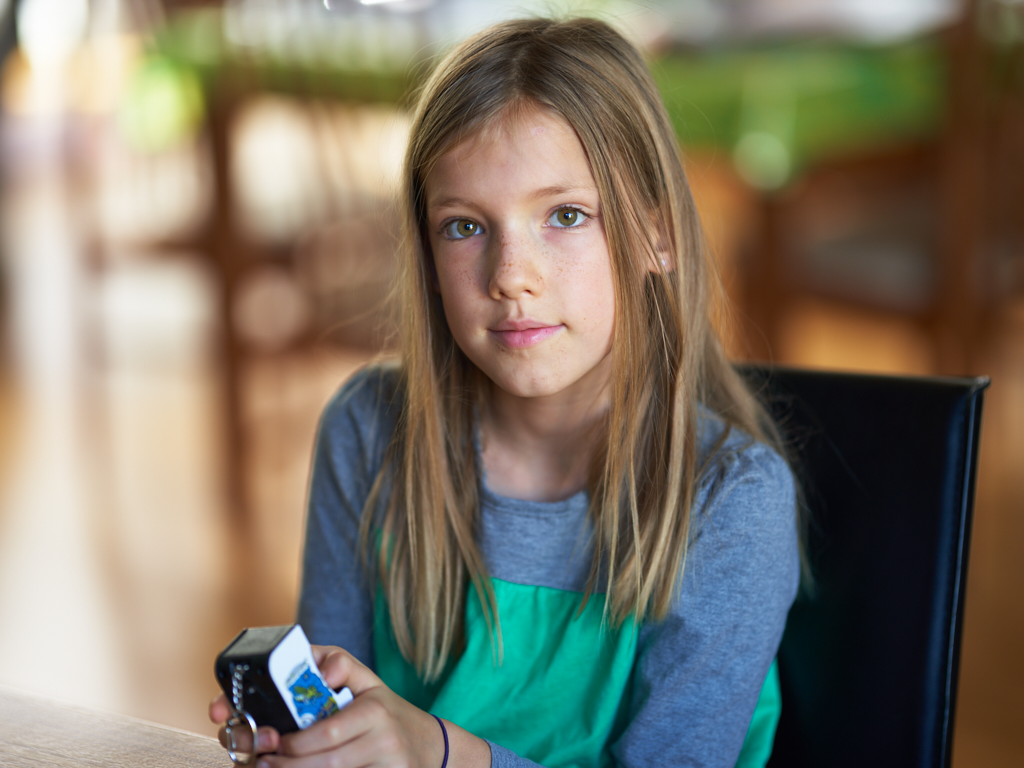
#> input picture ReferImage.png, 1024 x 768 px; the run also reads 1 picture not shown here
$ jupyter execute '3_Compressive Sensing.ipynb'
#> lines starting #> are read from the running program, lines starting #| are printed output that depends on the picture
[cell 1]
#Importing libraries
import numpy as np
import cv2          #Cv2-python used to open the image file

[cell 2]
# Reference/Uncompressed Image 1
Im1 = cv2.imread('ReferImage.png',)
#> Im1 is the input picture: shape (768, 1024, 3); mean B, G, R 102.1, 117.6, 124.1

# Distorted/Processed Image 2
Im2 = cv2.imread('DistoredImage.png',)

[cell 3]
#Importing libraries for compressive sensing

import matplotlib.pyplot as plt
import pywt

[cell 4]
# defined function for Compressive Sensing on Image 1

def CompSens(Im, CompRatio):

    Coeff = pywt.dwt2(Im, 'db2', mode='periodization')
    CoeffSor = np.sort(np.abs(Coeff[0].flatten()))[::-1]
    Index = int(np.floor(CompRatio * len(CoeffSor)))
    thres = CoeffSor[Index]
    Coeff[0][np.abs(Coeff[0]) < thres] = 0
    ImageComp = pywt.idwt2(Coeff, 'db2', mode='periodization')
    return ImageComp

[cell 5]
# Different Compression Ratios are defined
CompressRatios = [0.01, 0.04, 0.2, 0.3, 0.7, 0.8]

# Defined the no of rows, coloumns and size of each figure in plot
fig, axs = plt.subplots(2, len(CompressRatios), figsize=(20, 8))

# This will go for each compression ratio defined above for Image 1 and Image 2
for a, CompressRatio in enumerate(CompressRatios):
    # dECOMPRESS iMAGE1
    compressed_img1 = CompSens(Im1, CompressRatio)
    axs[0, a].imshow(compressed_img1)
    axs[0, a].axis('off')
    axs[0, a].set_title(f'CR = {CompressRatio:.2f}')

    # dECOMPRESS iMAGE2
    compressed_img2 = CompSens(Im2, CompressRatio)
    axs[1, a].imshow(compressed_img2)
    axs[1, a].axis('off')
    axs[1, a].set_title(f'CR = {CompressRatio:.2f}')
#> this loop made 6 passes
#> pass 1, in CompSens, `ImageComp = pywt.idwt2(Coeff, 'db2', mode='periodization')`:
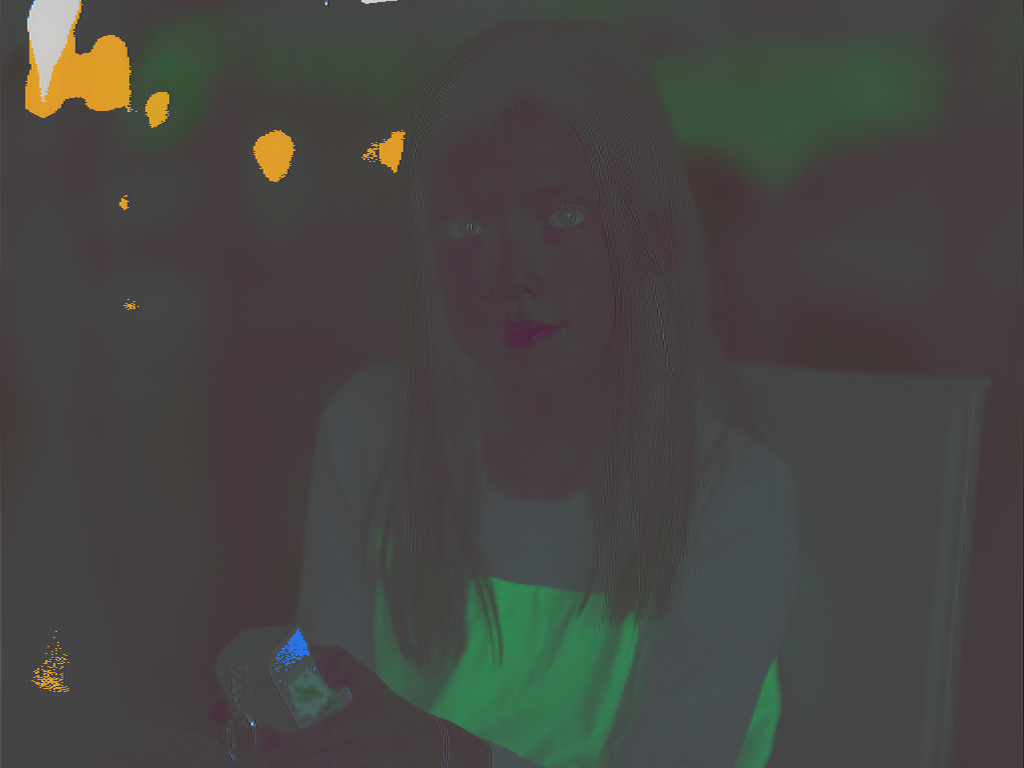
#> ImageComp: shape (768, 1024, 4) float64; mean of channels 0, 1, 2, 3 -4.8, 1, 2, 11.6; drawn with min black and max white
#> pass 2, in CompSens (call 3), `ImageComp = pywt.idwt2(Coeff, 'db2', mode='periodization')`:
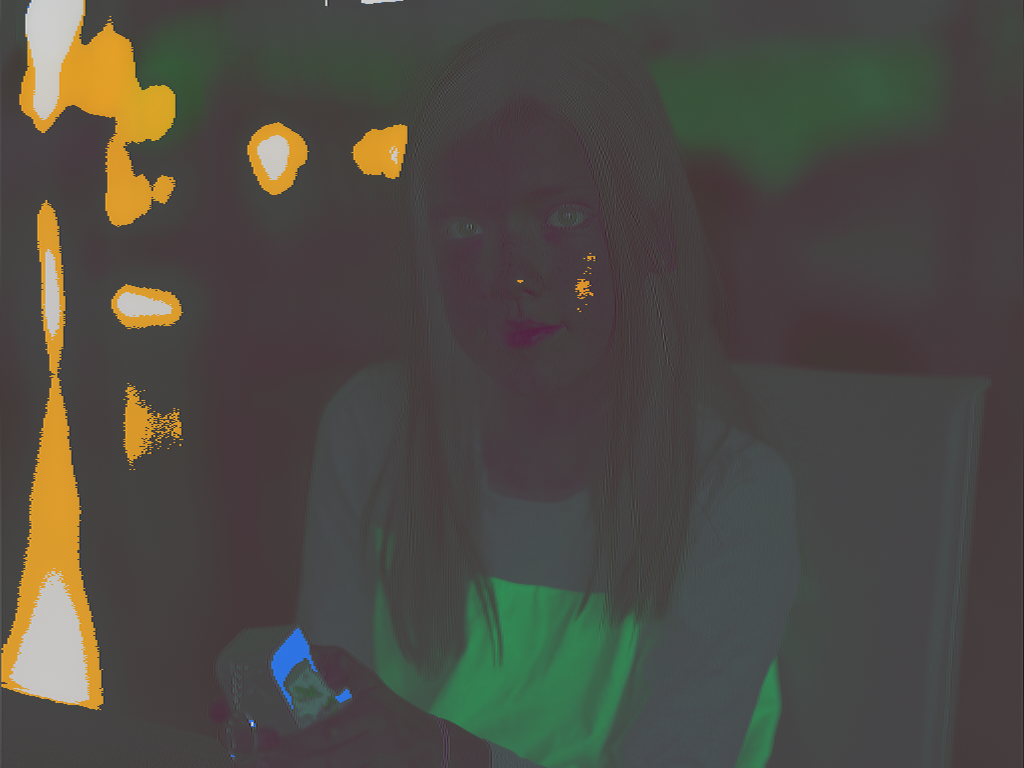
#> ImageComp: shape (768, 1024, 4) float64; mean of channels 0, 1, 2, 3 -2.6, 9.4, 13.9, 17.4; drawn with min black and max white

# defined Plot to show image
plt.tight_layout()
plt.show()
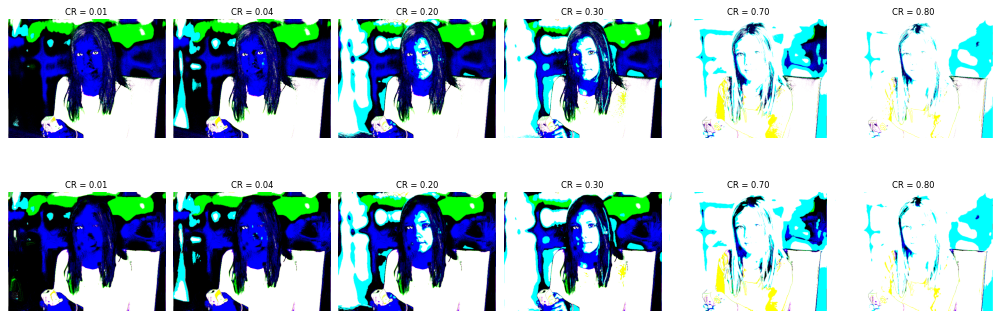
#> figure drawn by matplotlib, 12 panels
